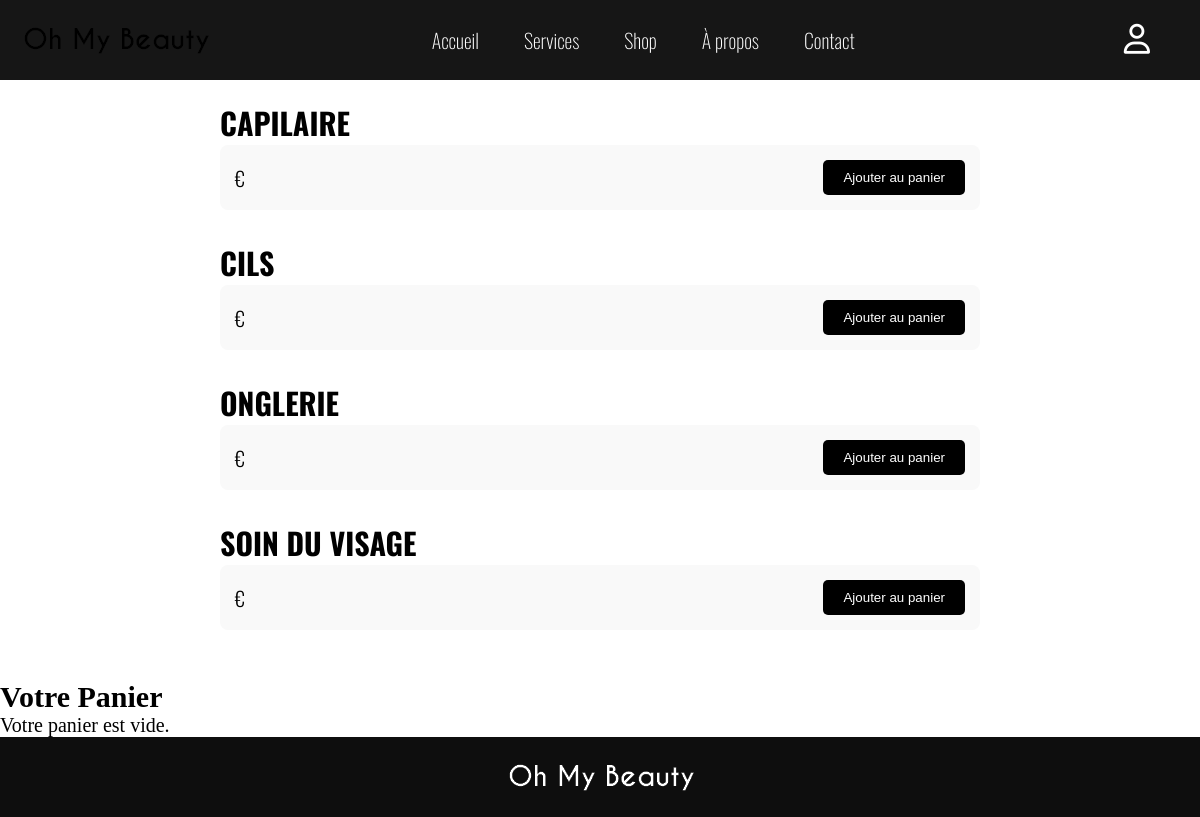
/index.php?action=shop, run on an earlier commit of the app's database.
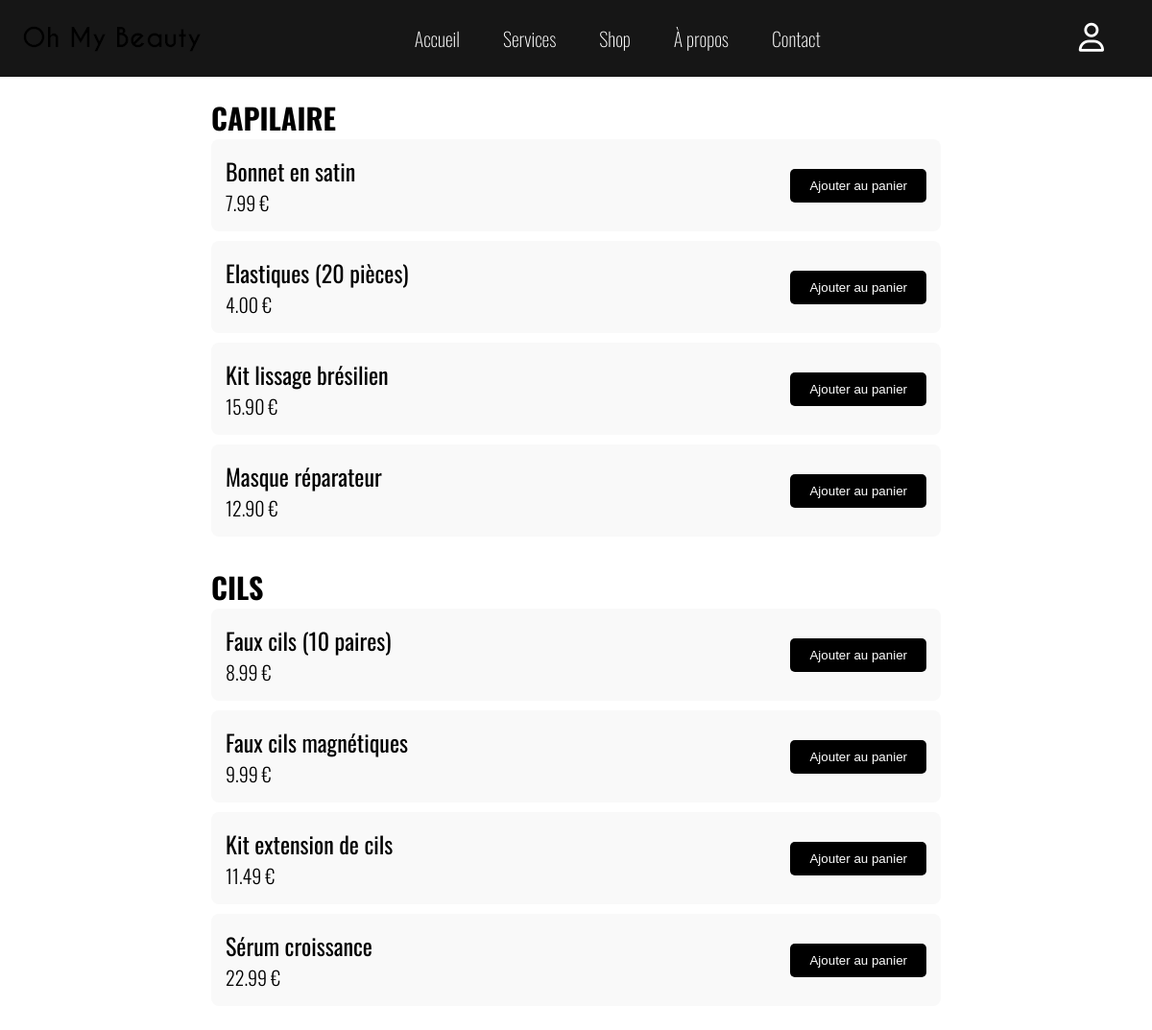
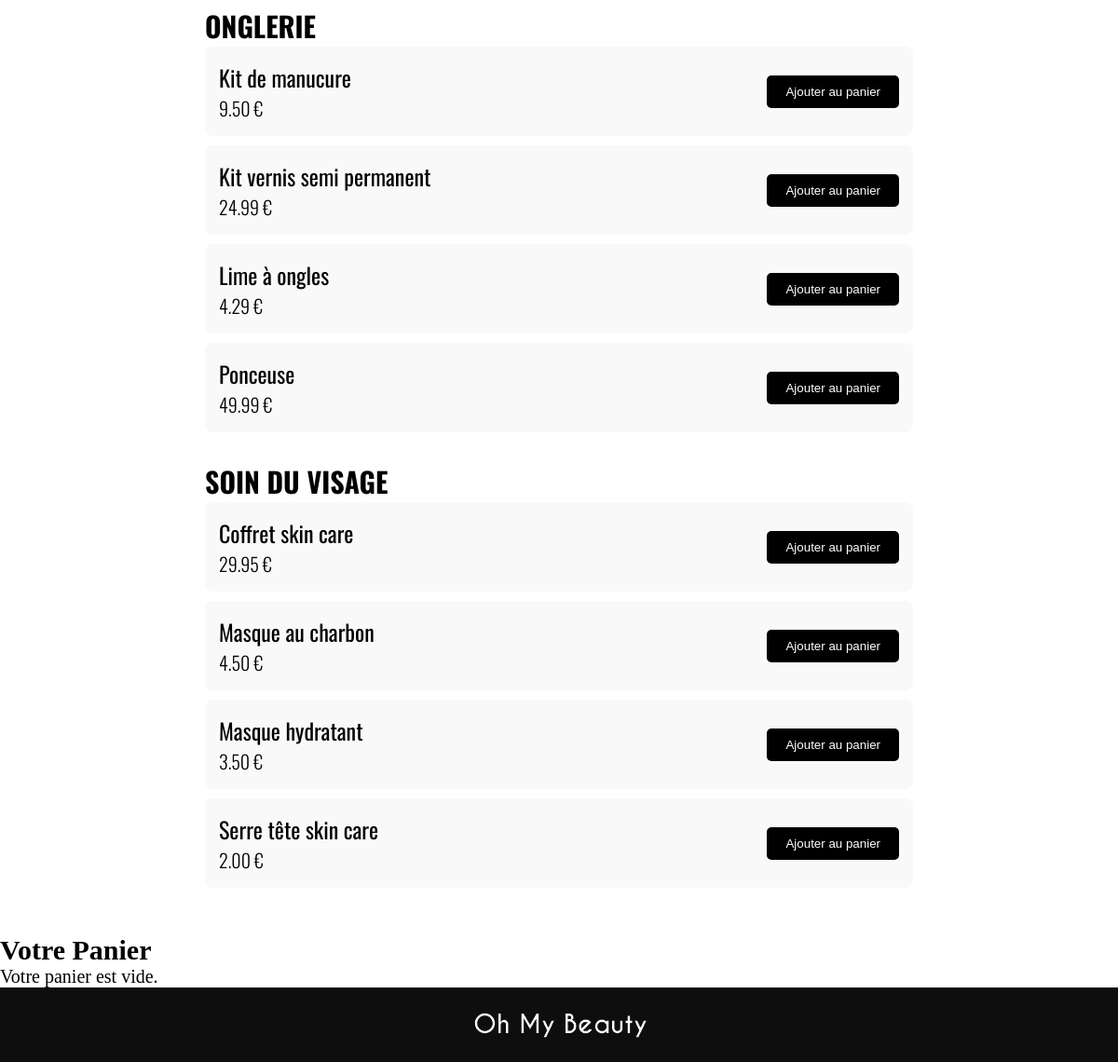
And on a later commit of the database (2 pictures, top to bottom).
### tables this page shows
CREATE TABLE IF NOT EXISTS `produit` (
  `idProduit` int NOT NULL AUTO_INCREMENT,
  `designation` varchar(50) NOT NULL,
  `prix` decimal(15,2) NOT NULL,
  `image` varchar(255) DEFAULT NULL,
  `idCategorie` int NOT NULL,
  PRIMARY KEY (`idProduit`),
  KEY `idCategorie` (`idCategorie`),
  CONSTRAINT `produit_ibfk_1` FOREIGN KEY (`idCategorie`) REFERENCES `categorie` (`idCategorie`)
);

### controller/HomeController.php (called while the page is built, shortened)
<?php
class HomeController {
    public function shop() {
        require 'view/shopView.php';
    }
}

### app/Connect.php (called while the page is built, shortened)
<?php
abstract class Connect {
    public static function seConnecter(){
        try {
            return new \PDO(
                "mysql:host=".self::HOST.";dbname=".self::DB.";charset=utf8", self::USER, self::PASS);
        } catch (\PDOException $ex) {
            return $ex->getMessage();
        }
    }
}

### model/managers/ProduitManager.php (called while the page is built, shortened)
<?php
class ProduitManager {
    private $db;
    public function __construct() {
        $this->db = Connect::seConnecter();
    }
    public function getAllCategoriesWithProduits() {
        $query = "
            SELECT c.idCategorie, c.designation AS categorie_designation, p.idProduit, p.designation, p.prix
            FROM categorie c
            LEFT JOIN produit p ON c.idCategorie = p.idCategorie
            ORDER BY c.designation, p.designation
        ";
        $result = $this->db->query($query);
        $categories = [];
        while ($row = $result->fetch()) {
            $categories[$row['categorie_designation']][] = [
                'idProduit' => $row['idProduit'],
                'designation' => $row['designation'],
                'prix' => $row['prix']
            ];
        }
        return $categories;
    }
}

### view/shopView.php (the view, shortened to what this page needs)
<?php
$produitManager = new ProduitManager();
$categoriesWithProduits = $produitManager->getAllCategoriesWithProduits();
?>
<div class="shop-container">
    <div class="services-container">
        <?php foreach ($categoriesWithProduits as $categorieNom => $produits) { ?>
            <div class="category">
                <h2><?= $categorieNom; ?></h2>
                <div class="services-list">
                    <?php foreach ($produits as $produit) { ?>
                        <div class="service">
                            <div class="service-details">
                                <h3><?= $produit["designation"]; ?></h3>
                                <span><?= $produit["prix"]; ?> €</span>
                            </div>
                            <div class="service-actions">
                                <form method="get" action="index.php">
                                    <button type="submit">Ajouter au panier</button>
                                </form>
                            </div>
                        </div>
                    <?php } ?>
                </div>
            </div>
        <?php } ?>
    </div>
    <div class="cart-container">
        <h2>Votre Panier</h2>
        <?php if (!empty($_SESSION['products'])) { ?>
            <table>
                <thead>
                    <tr>
                        <th>Produit</th>
                        <th>Prix Unitaire</th>
                        <th>Quantité</th>
                        <th>Total</th>
                        <th>Actions</th>
                    </tr>
                </thead>
                <tbody>
                    <?php foreach ($_SESSION['products'] as $id => $product) { ?>
                        <tr>
                            <td><?= $product['name']; ?></td>
                            <td><?= $product['price']; ?> €</td>
                            <td><?= $product['qtt']; ?></td>
                            <td><?= $product['total']; ?> €</td>
                            <td>
                                <a href="index.php?action=up-qtt&id=<?= $id; ?>">+</a>
                                <a href="index.php?action=down-qtt&id=<?= $id; ?>">-</a>
                                <a href="index.php?action=delete&id=<?= $id; ?>">Supprimer</a>
                            </td>
                        </tr>
                    <?php } ?>
                </tbody>
            </table>
            <div class="cart-summary">
                <p><strong>Total Général: </strong>
                <?php
                    $totalGeneral = 0;
                    foreach ($_SESSION['products'] as $product) {
                        $totalGeneral += $product['total'];
                    }
                    echo $totalGeneral . " €";
                ?>
                </p>
                <form method="get" action="index.php">
                    <input type="hidden" name="action" value="clear">
                    <button type="submit">Vider le panier</button>
                </form>
            </div>
        <?php } else { ?>
            <p>Votre panier est vide.</p>
        <?php } ?>
    </div>
</div>
<?php
$contenu = ob_get_clean();
require "template.php";
?>

### index.php (shortened to what this page needs)
<?php
$ctrlHome = new HomeController();
if(isset($_GET["action"])){
    switch ($_GET["action"]) {
        case "shop" : $ctrlHome->shop(); break;
    }
} else {
    $ctrlHome->defaultView();
}

### view/template.php (shortened to what this page needs)
<!DOCTYPE html>
<html lang="fr">
<head>
    <link rel="stylesheet" type="text/css" href="./public/css/style.css?<?php echo time(); ?>" />
    <link rel="stylesheet" href="https://cdnjs.cloudflare.com/ajax/libs/font-awesome/4.7.0/css/font-awesome.min.css">
</head>
<body>
    <header>
        <img src="./public/img/logo_header.png" class="logoNav" alt="image logo Oh My Beauty">
        <nav id="myLinks">
            <a href="index.php?action=defaultView">Accueil</a>
            <a href="index.php?action=services">Services</a>
            <a href="index.php?action=shop">Shop</a>
            <a href="index.php?action=aPropos">À propos</a>
            <a href="index.php?action=contact">Contact</a>
        </nav>
        <div class="user">
            <a href="#"><i class="fa-regular fa-user fa-xl" style="color: #ffffff;"></i></a>
        </div>
    </header>
    <div id="wrapper">
        <main>
            <div id="contenu">
                <?= $contenu ?>
            </div>
        </main>
    </div>
    <footer>
        <img src="./public/img/logo_footer.png" alt="logo ohmybeauty">
    </footer>
</body>
</html>

### public/css/style.css (style rules this page uses)
:root { --noir : #161616; --font : "Oswald", sans-serif; --gris : #494949; }
* { margin: 0; padding: 0; box-sizing: border-box; vertical-align: top; }
html { font-size: 20px; }
a { color: rgb(235, 235, 235); text-decoration: none; font-family: var(--font); font-weight: 100; }
header { z-index: 2; display: flex; background-color: var(--noir); top: 0; left: 0; width: 100%; height: 80px; padding: 0; position: sticky; }
.logoNav { z-index: 2; margin-left: 15px; margin-top: 20px; object-fit: cover; height: 50%; }
nav { margin-top: 25px; margin-left: auto; margin-right: auto; width: 100%; text-align: center; font-size: 20PX; }
header a { margin-right: 20px; margin-left: 20px; color: #ffffff; }
.user { margin-top: 25px; text-align: center; width: 15%; }
.user i { position: fixed; top: 38px; z-index: 2; right: 50px; }
footer { background-color: #0e0e0e; }
footer img { display: block; margin-left: auto; margin-right: auto; height: auto; padding-top: 20px; padding-bottom: 20px; }
.services-container { font-family: var(--font); max-width: 800px; margin: 0 auto; padding: 20px; }
.category { margin-bottom: 30px; }
.service { font-weight: 300; display: flex; justify-content: space-between; align-items: center; padding: 15px; background-color: #f9f9f9; border-radius: 8px; margin-bottom: 10px; }
.service-details h3 { margin: 0; font-size: 1.2em; font-weight: 400; }
.service-actions button { background-color: #000; color: #fff; border: none; padding: 10px 20px; border-radius: 5px; cursor: pointer; }

What changed in the data, as far as the page shows it:
added produit: designation "Bonnet en satin", prix "7.99", shown under "CAPILAIRE"
added produit: designation "Elastiques (20 pièces)", prix "4.00", shown under "CAPILAIRE"
added produit: designation "Kit lissage brésilien", prix "15.90", shown under "CAPILAIRE"
added produit: designation "Masque réparateur", prix "12.90", shown under "CAPILAIRE"
added produit: designation "Faux cils (10 paires)", prix "8.99", shown under "CILS"
added produit: designation "Faux cils magnétiques", prix "9.99", shown under "CILS"
added produit: designation "Kit extension de cils", prix "11.49", shown under "CILS"
added produit: designation "Sérum croissance", prix "22.99", shown under "CILS"
added produit: designation "Kit de manucure", prix "9.50", shown under "ONGLERIE"
added produit: designation "Kit vernis semi permanent", prix "24.99", shown under "ONGLERIE"
added produit: designation "Lime à ongles", prix "4.29", shown under "ONGLERIE"
added produit: designation "Ponceuse", prix "49.99", shown under "ONGLERIE"
added produit: designation "Coffret skin care", prix "29.95", shown under "SOIN DU VISAGE"
added produit: designation "Masque au charbon", prix "4.50", shown under "SOIN DU VISAGE"
added produit: designation "Masque hydratant", prix "3.50", shown under "SOIN DU VISAGE"
added produit: designation "Serre tête skin care", prix "2.00", shown under "SOIN DU VISAGE"
Also different on the page:
list line gone: "€ Ajouter au panier"
